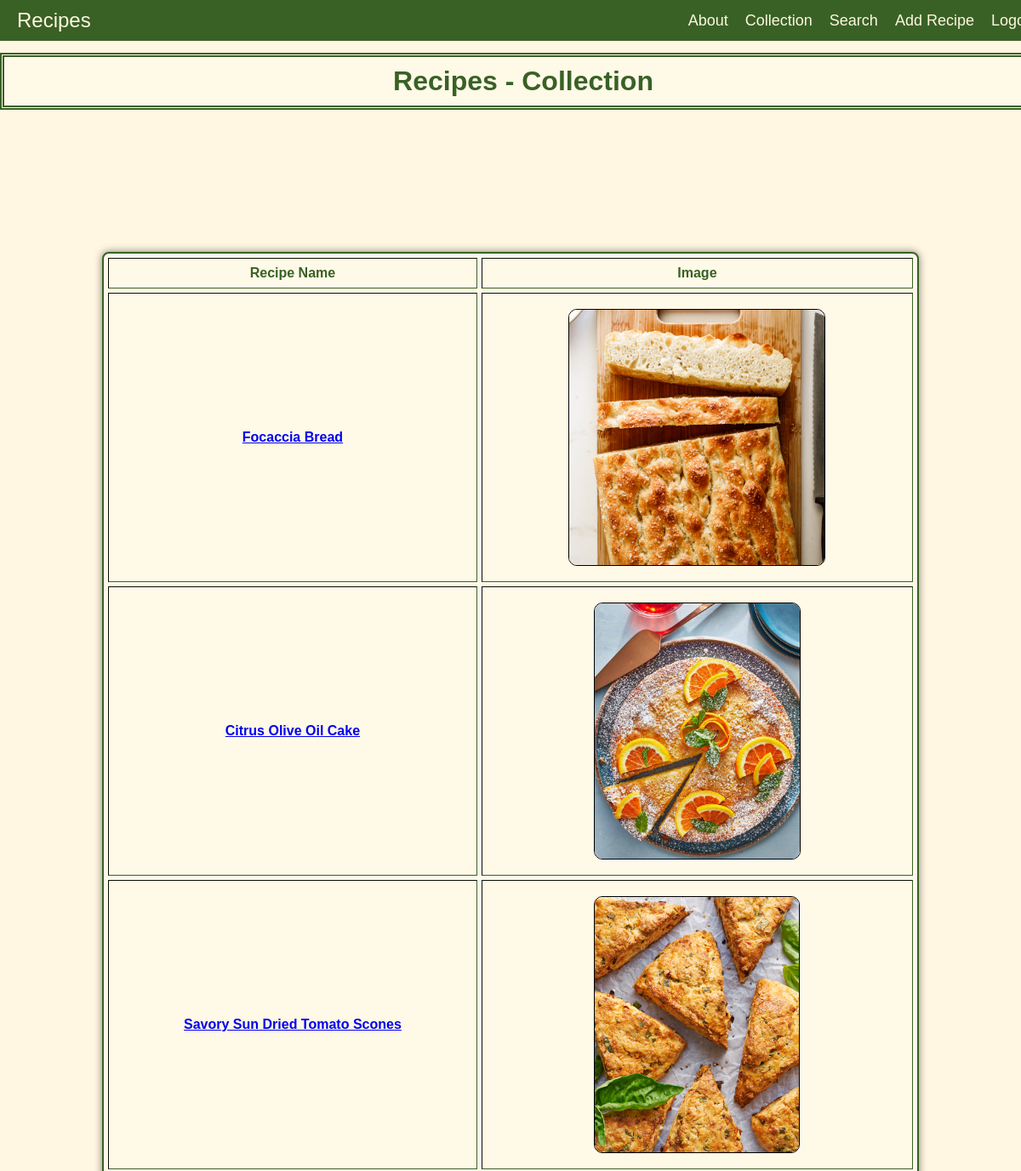
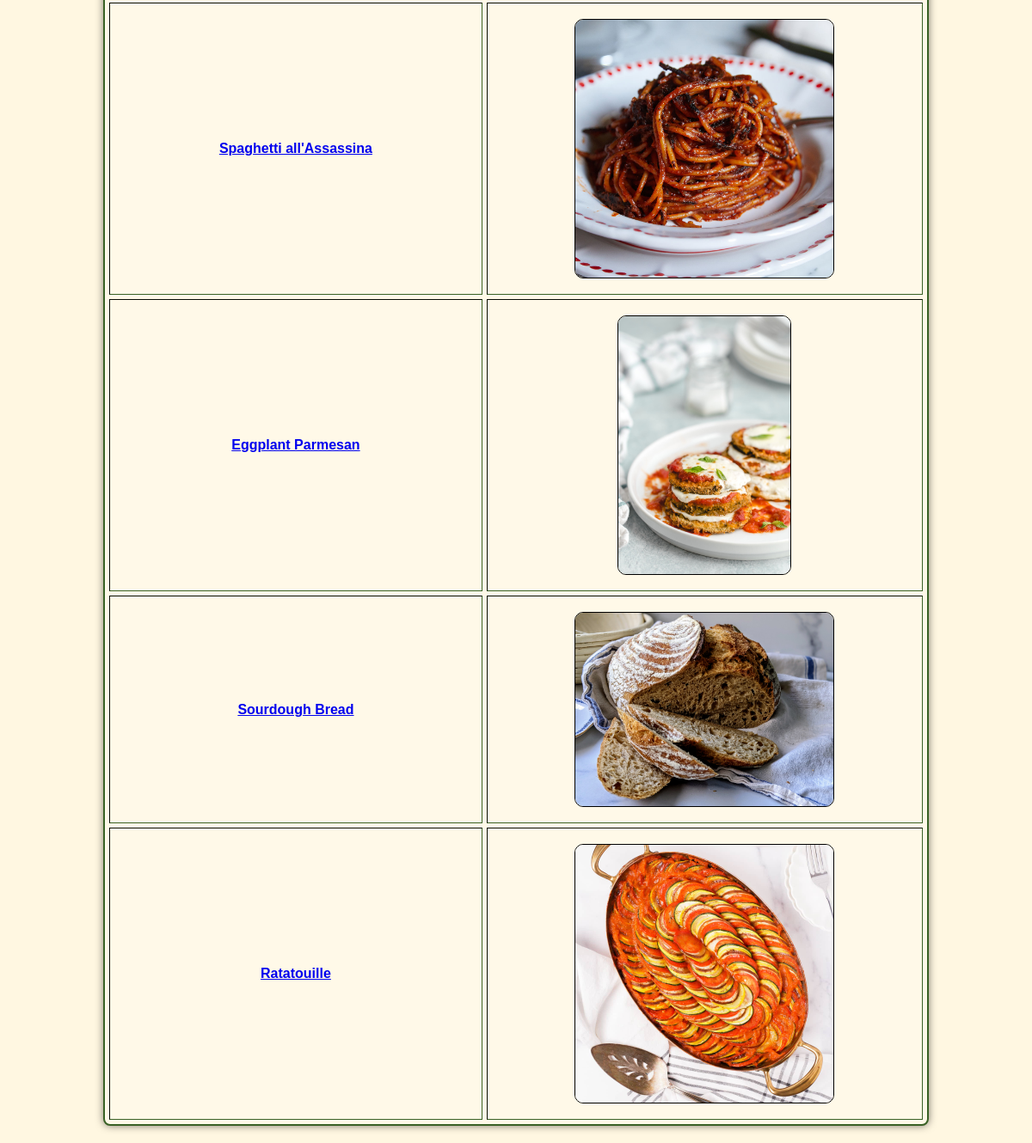
Screenshot of /collection (signed in) with the database file from the repository (2 pictures, top to bottom).
### recipes/models.py (models this page shows, shortened)
class Recipe(models.Model):
    name = models.CharField(max_length=50)
    ingredients = models.CharField(
        max_length=255,
        help_text='Enter ingredients, separated by a comma.'
    )
    cooking_time = models.IntegerField(help_text='Enter cooking time (minutes).')
    pic = models.ImageField(upload_to="recipes", default="no_picture.jpg")
    def get_absolute_url(self):
        return reverse ('recipes:detail', kwargs={'pk': self.pk})

### recipes/views.py (the view)
# urls.py: path("collection", RecipeListView.as_view(), name="list"),
class RecipeListView(LoginRequiredMixin, ListView):
    model = Recipe
    template_name = "recipes/collection.html"

### recipes/templates/recipes/collection.html (shortened to what this page needs)
<!DOCTYPE html>
{% extends "base.html" %}
{% load static %}
        {% block content %}
            <h1>Recipes - Collection</h1>
            <table border="1" cellpadding="5" cellspacing="5">
                <tr>
                    <td>Recipe Name</td>
                    <td>Image</td>
                </tr>
                {% for object in object_list %}
                <tr>
                    <td>
                        <a href="{{object.get_absolute_url}}">{{object.name}}</a>
                    </td>
                    <td>
                        <a href="{{object.get_absolute_url}}"><img src="{{object.pic.url}}"></a>
                    </td>
                </tr>
                <br>
                {% endfor %}
            </table>
        {% endblock %}

### static/css/styles.css (style rules this page uses)
body { font-family: "Bebas Neue", sans-serif; font-weight: 400; font-style: normal; background-color: #fff7e1; color: #396125; }

### recipes/static/recipes/css/about.css (style rules this page uses)
body { font-family: "Bebas Neue", sans-serif; font-weight: 400; font-style: normal; color: #396125; background-color: #fff9e8; margin: 0; padding: 0; }
h1 { background-color: #fff9e8; width: 100%; margin-top: 62px; padding: 10px; text-align: center; }

### recipes/static/recipes/css/collection.css (style rules this page uses)
body { font-family: "Bebas Neue", sans-serif; font-weight: 400; font-style: normal; color: #396125; background-color: #fff9e8; margin: 0; padding: 0; }
table { width: 80%; margin: 20px auto; border: solid 2px #396125; border-radius: 8px; background-color: #fff9e8; box-shadow: 0 0 10px rgba(0, 0, 0, 0.5); }
table td, table th { padding: 8px; text-align: center; font-weight: bold; }
table img { max-width: 300px; max-height: 300px; width: auto; height: auto; display: block; margin: 10px auto; border: 1px solid black; border-radius: 10px; }

### recipes/static/recipes/css/detail.css (style rules this page uses)
body { font-family: "Bebas Neue", sans-serif; font-weight: 400; font-style: normal; color: #396125; background-color: #fff9e8; margin: 0; padding: 0; }
img { max-width: 300px; max-height: 300px; width: auto; height: auto; display: block; margin: 10px auto; border: 1px solid black; border-radius: 10px; }

### recipes/static/recipes/css/search.css (style rules this page uses)
body { font-family: "Bebas Neue", sans-serif; font-weight: 400; font-style: normal; color: #396125; background-color: #fff9e8; margin: 0; padding: 0; }

### recipes/static/recipes/css/add_recipe.css (style rules this page uses)
body { font-family: "Bebas Neue", sans-serif; color: #396125; background-color: #fff9e8; background-size: cover; background-position: center; background-repeat: no-repeat; background-attachment: fixed; margin: 0; padding: 0; }
h1 { background-color: #fff9e8; width: 100%; margin-top: 62px; padding: 10px; text-align: center; border: thick double #396125; }

### rows the page displays
Recipe: name "Focaccia Bread", pic (picture)
Recipe: name "Citrus Olive Oil Cake", pic (picture)
Recipe: name "Savory Sun Dried Tomato Scones", pic (picture)
Recipe: name "Spaghetti all'Assassina", pic (picture)
Recipe: name "Eggplant Parmesan", pic (picture)
Recipe: name "Sourdough Bread", pic (picture)
Recipe: name "Ratatouille", pic (picture)
